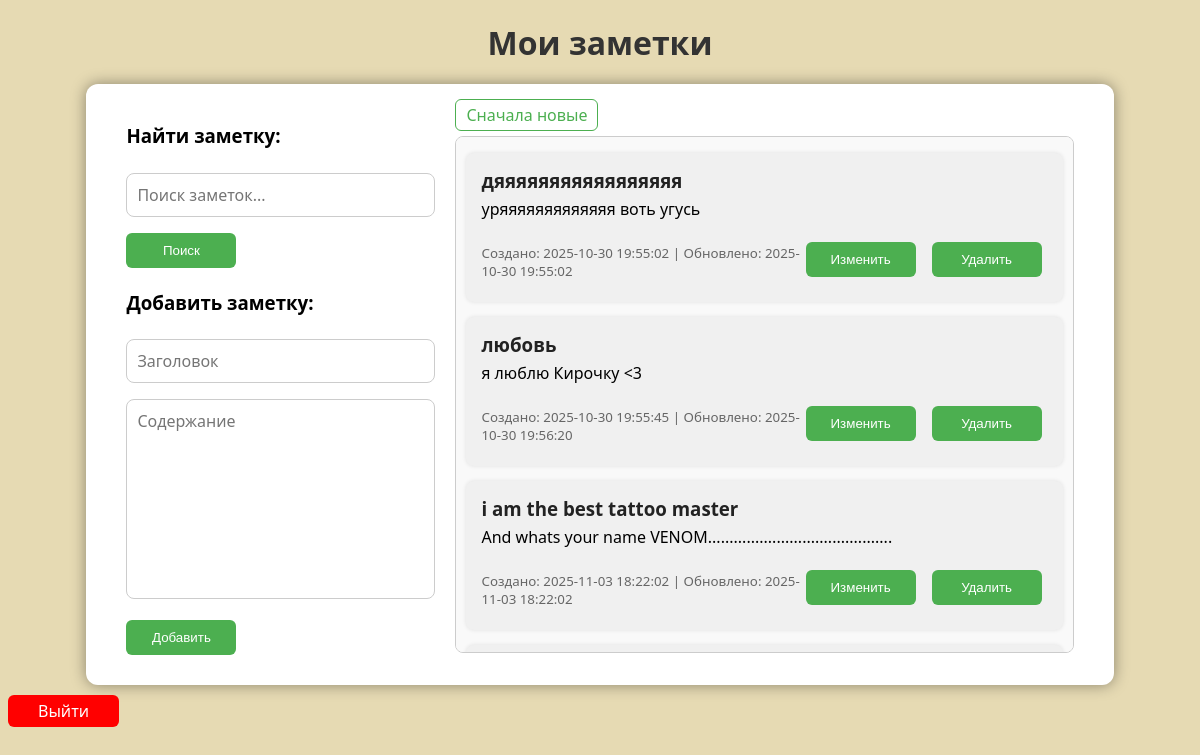
/ (signed in), run on the app's committed database.
### app.py (models this page shows)
class Note(db.Model):
    id = db.Column(db.Integer, primary_key=True)
    title = db.Column(db.String(200), nullable=False)
    content = db.Column(db.Text, nullable=False)
    created = db.Column(db.String(50), nullable=False)
    updated = db.Column(db.String(50), nullable=False)
    user_id = db.Column(db.Integer, db.ForeignKey('user.id'), nullable=False)

### app.py (the view)
@app.route("/")
@login_required
def index():
    sort_order = request.args.get("sort", "asc")  # получаем параметр сортировки, по умолчанию "asc"
    notes = Note.query.filter_by(user_id=current_user.id).order_by(Note.updated.desc() if sort_order == "desc" else Note.updated.asc()).all()
    return render_template("index.html", notes=notes, sort_order=sort_order, user=current_user)

### app.py (called while the page is built)
@login_manager.user_loader
def load_user(user_id):
    return User.query.get(int(user_id))

### templates/index.html (shortened to what this page needs)
<!DOCTYPE html>
<html lang="ru">
<head>
    <link rel="stylesheet" href="{{ url_for('static', filename='style.css') }}">
</head>
<body>
    <h1>Мои заметки</h1>
    <div class="container">
        <div class="left-panel">
            <h3>Найти заметку:</h3>
            <form action="{{ url_for('search') }}" method="get">
                <input type="text" id="search-input" name="query" placeholder="Поиск заметок..." value="{{ query }}" required>
                <button type="submit" style="float: left";>Поиск</button>
            </form>
            <br>
            <br>
            <h3>Добавить заметку:</h3>
            <form action="{{ url_for('add') }}" method="post">
                <input type="text" name="title" placeholder="Заголовок" required>
                <textarea class="content-textarea" name="content" placeholder="Содержание" required></textarea>
                <button type="submit">Добавить</button>
            </form>
        </div>
        <div class="right-panel">
            {% if notes %}
            <div class="sort-toggle">
                {% if search %}
                    {% if sort_order == "asc" %}
                        <a href="{{ url_for('search', query=query, sort='desc') }}">Сначала новые</a>
                    {% else %}
                        <a href="{{ url_for('search', query=query, sort='asc') }}">Сначала старые</a>
                    {% endif %}
                {% else %}
                    {% if sort_order == "asc" %}
                        <a href="{{ url_for('index', sort='desc') }}">Сначала новые</a>
                    {% else %}
                        <a href="{{ url_for('index', sort='asc') }}">Сначала старые</a>
                    {% endif %}
                {% endif %}
            </div>
                <div class="notes-list">
                    <ul>
                        {% for note in notes %}
                            <li>
                                <h3>{{ note.title }}</h3>
                                <p>{{ note.content }}</p>
                                <div class="note-footer">
                                    <small class="note-date">Создано: {{ note.created }} | Обновлено: {{ note.updated }}</small>
                                    <div class="note-buttons">
                                        <form action="{{ url_for('edit', note_id=note.id) }}" method="get">
                                            <button type="submit">Изменить</button>
                                        </form>
                                        <form action="{{ url_for('delete', note_id=note.id) }}" method="post">
                                            <button type="submit" onclick="return confirm('Удалить заметку?')">Удалить</button>
                                        </form>
                                    </div>
                                </div>
                            </li>
                        {% endfor %}
                    </ul>
                </div>
            {% else %}
                {% if search %}
                {% else %}
                    <p>Заметок пока нет.</p>
                {% endif %}
            {% endif %}
        </div>
    </div>
    <a class="exit" href="{{ url_for('logout') }}">Выйти</a>
</body>
</html>

### static/style.css (style rules this page uses)
body { font-family: 'Segoe UI', Tahoma, sans-serif; background-color: #E6DAB3; }
.container { display: flex; gap: 20px; width: 80%; margin: auto; background: white; padding: 20px 40px; border-radius: 12px; box-shadow: 0 0 15px rgba(0,0,0,0.4 ); }
.left-panel { flex: 1; }
.right-panel { flex: 2; }
h1 { text-align: center; color: #333; margin-bottom: 20px; }
input, textarea { font-family: 'Segoe UI', Tahoma, sans-serif; resize: none; width: 100%; padding: 10px; margin-top: 6px; margin-bottom: 10px; border: 1px solid #ccc; border-radius: 8px; box-sizing: border-box; font-size: 16px; }
.content-textarea { height: 200px; }
button { width: 110px; display: inline; height: 35px; background-color: #4CAF50; color: white; border: none; padding: 8px 15px; border-radius: 6px; cursor: pointer; margin-right: 6px; margin-top: 6px; margin-bottom: 10px; }
.note-footer { display: flex; justify-content: space-between; align-items: center; margin-top: 10px; }
.note-buttons { display: flex; gap: 10px; }
.sort-toggle a { text-decoration: none; color: #4CAF50; padding: 4px 10px; border: 1px solid #4CAF50; border-radius: 6px; transition: background-color 0.3s, color 0.3s; }
a { text-decoration: none; color: white; padding: 10px 10px; border-radius: 6px; transition: background-color 0.3s, color 0.3s; }
.exit { display: inline-block; padding: 5px 30px; text-align: center; background-color: red; margin-top: 10px; }
.notes-list { max-height: 515px; overflow-y: auto; padding-left: 10px; padding-right: 10px; margin-top: 10px; border: 1px solid #ccc; border-radius: 8px; background-color: #f9f9f9; }
ul { padding: 0; }
li { background-color: #f0f0f0; border-radius: 8px; padding: 15px; margin-bottom: 15px; box-shadow: 0 0 4px rgba(0,0,0,0.1); overflow-wrap: anywhere; }
li h3 { margin: 0; color: #222; }
li p { margin-top: 5px; }
small { color: #666; }

### data on the page
Note: title "дяяяяяяяяяяяяяяяяя", content "уряяяяяяяяяяяяя воть угусь", created "2025-10-30 19:55:02", updated "2025-10-30 19:55:02"
Note: title "любовь", content "я люблю Кирочку <3", created "2025-10-30 19:55:45", updated "2025-10-30 19:56:20"
Note: title "i am the best tattoo master", content "And whats your name VENOM...........................................", created "2025-11-03 18:22:02", updated "2025-11-03 18:22:02"
